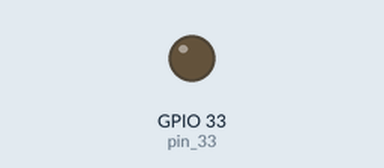
Simulated run of this program. Board: ESP32 board running MicroPython. Shown: output pins drawn as LEDs (lit = HIGH). At 5.0 s the program stops and its outputs stay as they are.

Above: at 0.1 s.
At 5.1 s:
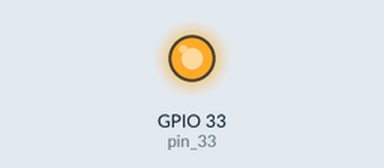
Timing chart, 0 to 6.5 s (numbered marks = the images above):
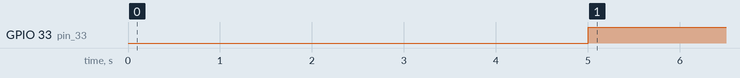

The program:

pin33.py
```python
from machine import Pin
import time

# GPIO 33 – 内置红色指示灯
pin_33 = Pin(33, Pin.OUT)

# 该 LED 使用逻辑是反着的
# 一般情况下 pin_xx.value(1)是通电(亮) ，pin_xx.value(0)是不通电(不亮)
# 但这里比较特殊 pin_xx.value(0)是亮 ， pin_xx.value(1)是不亮

pin_33.value(0)
time.sleep(5)
pin_33.value(1)
```

Measured:
- by itself, GPIO 33 (pin_33): LOW → HIGH at 5.0 s
